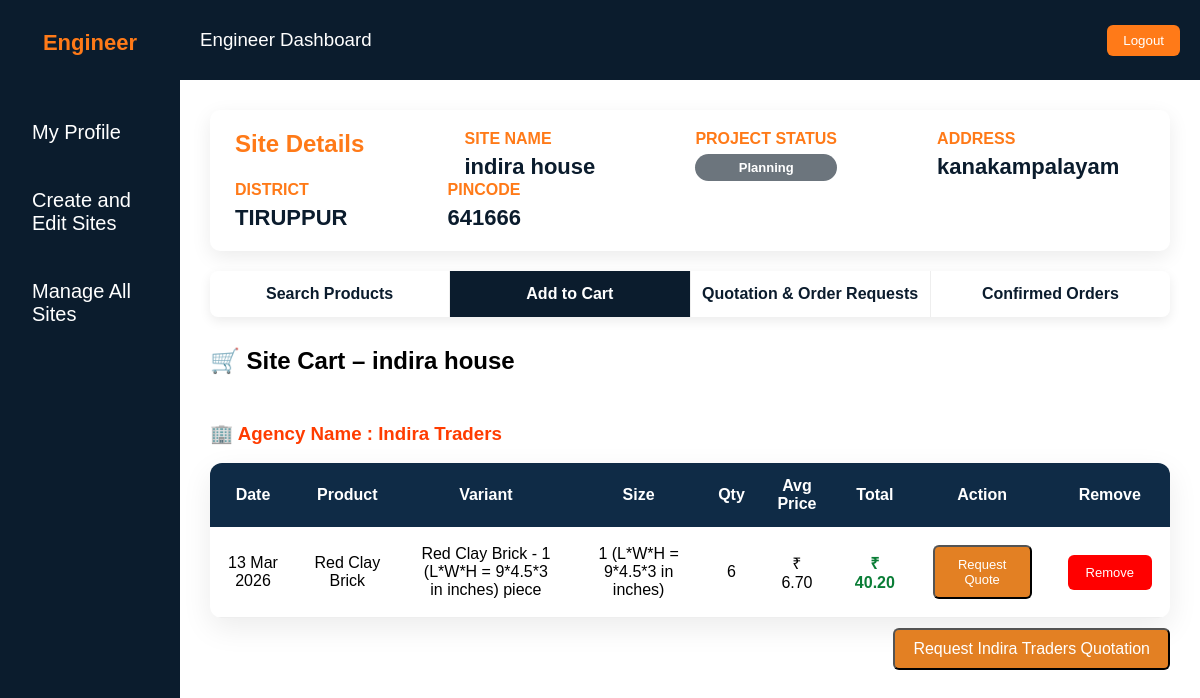
Before: /site/11/cart/ (signed in) with the older database file.
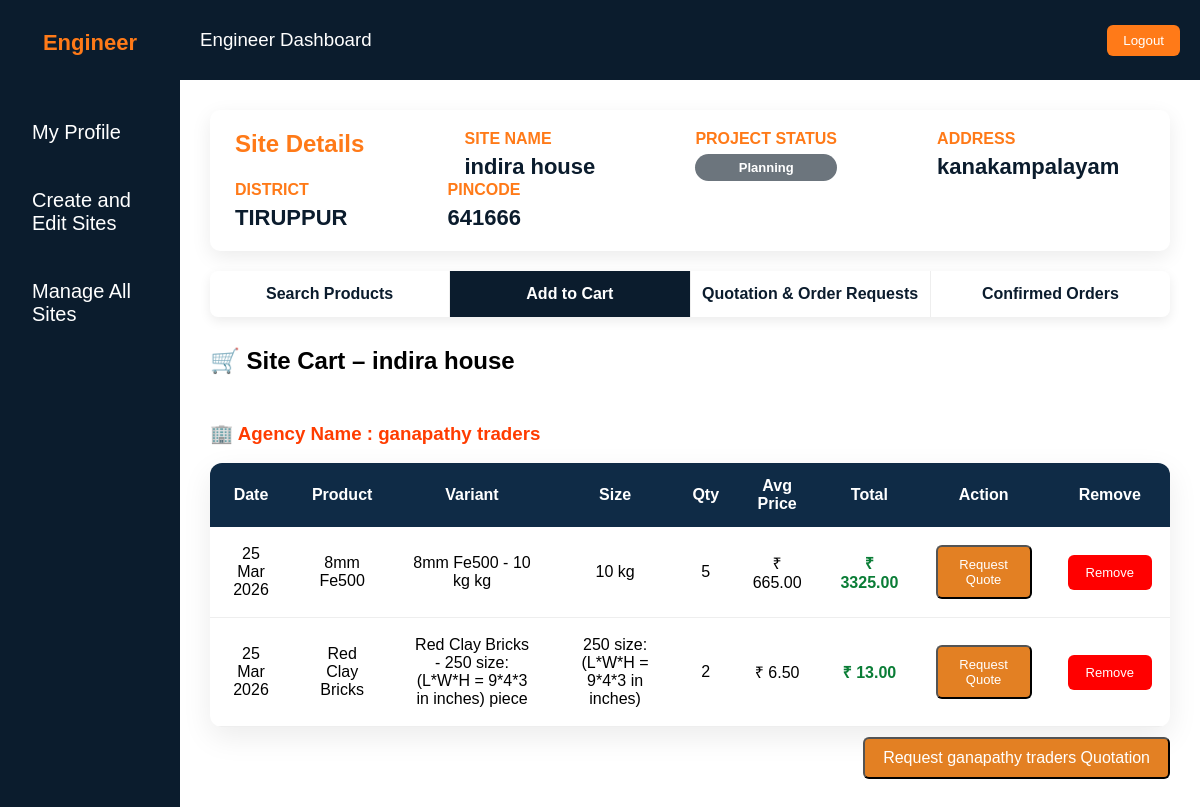
After: the same page with the newer database file.
### Construct/models.py (models this page shows, shortened)
class AgencyProfile(models.Model):
    user = models.OneToOneField(
        User,
        on_delete=models.CASCADE,
        related_name="agency_profile"
    )
    company_name = models.CharField(max_length=255)
    gst_number = models.CharField(max_length=50)
    gst_certificate = models.FileField(
        upload_to="agency_gst_certificates/"
    )
    company_phone = models.CharField(
        max_length=15,
        unique=True
    )
    company_address = models.TextField()
    company_district = models.CharField(max_length=100)
    company_state = models.CharField(max_length=100)
    company_pincode = models.CharField(max_length=6)
    owner_name = models.CharField(max_length=150)
    owner_email = models.EmailField()
    owner_phone = models.CharField(
        max_length=15,
        unique=True
    )
    GENDER_CHOICES = [
        ('Male', 'Male'),
        ('Female', 'Female'),
        ('Other', 'Other'),
    ]
    gender = models.CharField(
        max_length=10,
        choices=GENDER_CHOICES
    )
    owner_age = models.PositiveIntegerField()
    owner_dob = models.DateField()
    owner_address = models.TextField()
    owner_district = models.CharField(max_length=100)
    owner_state = models.CharField(max_length=100)
    owner_pincode = models.CharField(max_length=6)
    status = models.CharField(
        max_length=20,
        default="approved"
    )
    approved_at = models.DateTimeField(
        default=timezone.localtime
    )
    terms_accepted = models.BooleanField(default=False)
    created_at = models.DateTimeField(auto_now_add=True)
    updated_at = models.DateTimeField(auto_now=True)

class CartItem(models.Model):
    site = models.ForeignKey(
        ConstructionSite,
        on_delete=models.CASCADE,
        related_name="cart_items"
    )
    product = models.ForeignKey(
        Product,
        on_delete=models.CASCADE
    )
    variant = models.ForeignKey(
        ProductVariants,
        on_delete=models.CASCADE
    )
    product_name = models.CharField(max_length=200)
    weight_or_size = models.CharField(max_length=100)
    average_price = models.DecimalField(
        max_digits=10,
        decimal_places=2
    )
    quantity = models.PositiveIntegerField()
    created_at = models.DateTimeField(auto_now_add=True)
    @property
    def total_price(self):
        return self.average_price * self.quantity

class ProductVariants(models.Model):
    UNIT_CHOICES = [
        ('bag', 'Bag'),
        ('kg', 'Kilogram'),
        ('ton', 'Ton'),
        ('piece', 'Piece'),
    ]
    product = models.ForeignKey(
        Product,
        on_delete=models.CASCADE,
        related_name="variants"
    )
    spc_product_name = models.CharField(
        max_length=200
    )
    size_or_weight = models.CharField(
        max_length=50,
        help_text="Ex: 50kg, 25kg, 8mm, 12mm"
    )
    unit = models.CharField(
        max_length=20,
        choices=UNIT_CHOICES
    )
    price = models.DecimalField(
        max_digits=10,
        decimal_places=2
    )
    stock = models.PositiveIntegerField(
        help_text="Available stock count"
    )
    is_active = models.BooleanField(
        default=True
    )
    created_at = models.DateTimeField(auto_now_add=True)
    def __str__(self):
        return f"{self.product.product_name} - {self.size_or_weight} {self.unit}"

class Product(models.Model):
    PRODUCT_TYPE_CHOICES = [
        ('cement', 'Cement'),
        ('steel', 'Steel'),
        ('bricks', 'Bricks'),
        ('sand','sand'),
        ('others', 'Others'),
    ]
    agency = models.ForeignKey(
        AgencyProfile,
        on_delete=models.CASCADE,
        related_name="products"
    )
    product_type = models.CharField(
        max_length=20,
        choices=PRODUCT_TYPE_CHOICES
    )
    other_product_type = models.CharField(
        max_length=100,
        blank=True,
        null=True,
        help_text="Required if product type is Others"
    )
    brand_name = models.CharField(max_length=150)
    product_name = models.CharField(
        max_length=200
    )
    image = models.ImageField(
        upload_to="product_images/",
        blank=True,
        null=True
    )
    description = models.TextField(blank=True)
    address = models.TextField()
    district = models.TextField(default="TIRUPUR")
    pincode = models.CharField(max_length=6)
    created_at = models.DateTimeField(default=timezone.localtime)

### Construct/views.py (the view)
# urls.py: path("site/<int:site_id>/cart/",views.view_cart,name="view_cart"),
@login_required
def view_cart(request, site_id):
    site = get_object_or_404(
        ConstructionSite,
        id=site_id,
        engineer=request.user
    )
    cart_items = site.cart_items.all().order_by("product__agency__company_name","-created_at")
    total_amount = sum(item.total_price for item in cart_items)
    context = {
        "site": site,
        "cart_items": cart_items,
        "active_tab": "cart",
        "total_amount": total_amount,
    }
    return render(
        request,
        "engineer_side/add_to_cart.html",
        context
    )

### templates/engineer_side/add_to_cart.html (shortened to what this page needs)
{% extends "engineer_side/engineer_dashboard.html" %}
{% load static %}
{% block content %}
<div class="site-info-bar">
  <div class="site-info-left">
    <h2>Site Details</h2>
    <div class="site-info-item">
      <div class="site-info-label">Site Name</div>
      <div class="site-info-value">{{ site.site_name }}</div>
    </div>
    <div class="site-info-item">
      <div class="site-info-label">Project Status</div>
      <div class="site-status-badge {{ site.status }}">
        {{ site.get_status_display }}
      </div>
    </div>
    <div class="site-info-item">
      <div class="site-info-label">Address</div>
      <div class="site-info-value">{{ site.site_address }}</div>
    </div>
    <div class="site-info-item">
      <div class="site-info-label">District</div>
      <div class="site-info-value">{{ site.site_district }}</div>
    </div>
    <div class="site-info-item">
      <div class="site-info-label">Pincode</div>
      <div class="site-info-value">{{ site.site_pincode }}</div>
    </div>
  </div>
</div>
<div class="material-tabs">
  <a href="{% url 'search_products' site.id %}"
     class="material-tab {% if active_tab == 'search' %}active{% endif %}">
     Search Products
  </a>
  <a href="{% url 'view_cart' site.id %}"
     class="material-tab {% if active_tab == 'cart' %}active{% endif %}">
     Add to Cart
  </a>
  <a href="{% url 'manage_quotations_orders' site.id %}"
     class="material-tab {% if active_tab == 'quotation' %}active{% endif %}">
     Quotation & Order Requests
  </a>
  <a href="{% url 'confirmed_orders' site.id %}"
     class="material-tab {% if active_tab == 'orders' %}active{% endif %}">
     Confirmed Orders
  </a>
</div>
<div class="cart-wrapper">
  <h2>🛒 Site Cart – {{ site.site_name }}</h2><br>
  {% if cart_items %}
  {% regroup cart_items by product.agency as agency_groups %}
{% for agency in agency_groups %}
<h3 style="margin-top:30px;color:#ff3c00;">
🏢 Agency Name : {{ agency.grouper.company_name }}
</h3><br>
<table class="cart-table">
<thead>
<tr>
<th>Date</th>
<th>Product</th>
<th>Variant</th>
<th>Size</th>
<th>Qty</th>
<th>Avg Price</th>
<th>Total</th>
<th>Action</th>
<th>Remove</th>
</tr>
</thead>
<tbody>
{% for item in agency.list %}
<tr>
<td>{{ item.created_at|date:"d M Y" }}</td>
<td>{{ item.product_name }}</td>
<td>{{ item.variant }}</td>
<td>{{ item.weight_or_size }}</td>
<td>{{ item.quantity }}</td>
<td>₹ {{ item.average_price }}</td>
<td class="highlight">₹ {{ item.total_price }}</td>
<td>
<button
class="quote-btn small-btn"
onclick="openQuotationModal('single','{{ site.id }}','{{ item.id }}')">
Request Quote
</button>
</td>
<td>
<a href="{% url 'remove_cart_item' site.id item.id %}"
class="quote-btn small-btn"
style="background:red;">
Remove
</a>
</td>
</tr>
{% endfor %}
</tbody>
</table>
<div style="display:flex;justify-content:flex-end;margin-top:10px;">
<button
class="quote-btn big-btn"
onclick="openQuotationModal('agency','{{ site.id }}','{{ agency.grouper.id }}')">
Request {{ agency.grouper.company_name }} Quotation
</button>
</div>
<br>
{% endfor %}
  {% else %}
  <br><br>
    <p class="empty-msg">Your Cart Is Empty. Your Old Quotation Request Available in "Quotation & Order Requests" Tab.</p>
  {% endif %}
</div>
</div>
</div>
{% endblock %}

Changed rows visible on the page:
no longer on this page (row unchanged): AgencyProfile: grouper.company_name "Indira Traders"
removed CartItem: created_at "13 Mar 2026", product_name "Red Clay Brick", variant "Red Clay Brick - 1 (L*W*H = 9*4.5*3 in inches) piece", weight_or_size "1 (L*W*H = 9*4.5*3 in inches)", quantity "6", average_price "6.70", total_price "40.20", shown under "Indira Traders"
now on this page (row unchanged): AgencyProfile: grouper.company_name "ganapathy traders"
added CartItem: created_at "25 Mar 2026", product_name "8mm Fe500", variant "8mm Fe500 - 10 kg kg", weight_or_size "10 kg", quantity "5", average_price "665.00", total_price "3325.00", shown under "ganapathy traders"
added CartItem: created_at "25 Mar 2026", product_name "Red Clay Bricks", variant "Red Clay Bricks - 250 size:(L*W*H = 9*4*3 in inches) piece", weight_or_size "250 size:(L*W*H = 9*4*3 in inches)", quantity "2", average_price "6.50", total_price "13.00", shown under "ganapathy traders"
